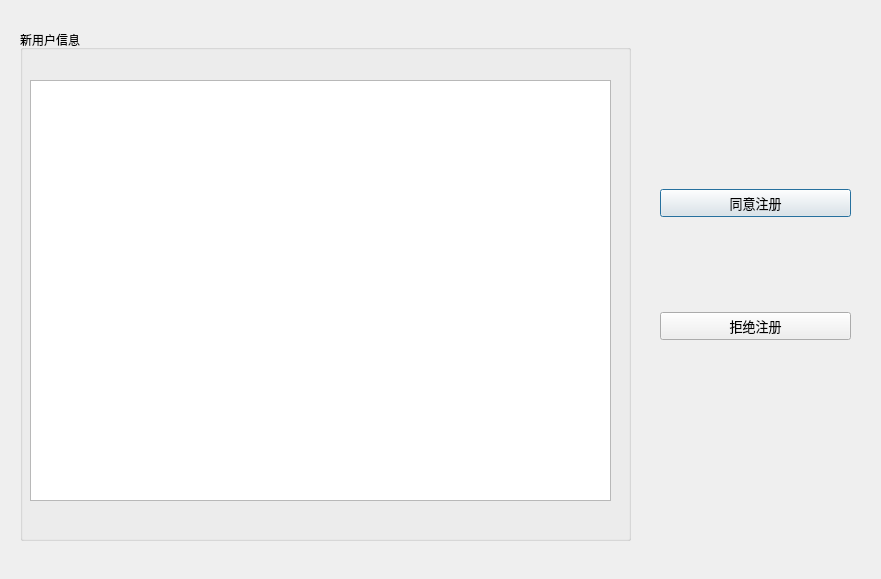
<?xml version="1.0" encoding="UTF-8"?>
<ui version="4.0">
 <class>newUserAppr</class>
 <widget class="QDialog" name="newUserAppr">
  <property name="geometry">
   <rect>
    <x>0</x>
    <y>0</y>
    <width>881</width>
    <height>579</height>
   </rect>
  </property>
  <property name="windowTitle">
   <string>Dialog</string>
  </property>
  <widget class="QGroupBox" name="groupBox">
   <property name="geometry">
    <rect>
     <x>20</x>
     <y>30</y>
     <width>611</width>
     <height>511</height>
    </rect>
   </property>
   <property name="title">
    <string>新用户信息</string>
   </property>
   <widget class="QTableWidget" name="newMemInfo">
    <property name="geometry">
     <rect>
      <x>10</x>
      <y>50</y>
      <width>581</width>
      <height>421</height>
     </rect>
    </property>
   </widget>
  </widget>
  <widget class="QWidget" name="verticalLayoutWidget">
   <property name="geometry">
    <rect>
     <x>660</x>
     <y>100</y>
     <width>191</width>
     <height>331</height>
    </rect>
   </property>
   <layout class="QVBoxLayout" name="verticalLayout">
    <item>
     <widget class="QPushButton" name="agree">
      <property name="font">
       <font>
        <pointsize>10</pointsize>
       </font>
      </property>
      <property name="text">
       <string>同意注册</string>
      </property>
      <property name="iconSize">
       <size>
        <width>20</width>
        <height>20</height>
       </size>
      </property>
     </widget>
    </item>
    <item>
     <widget class="QPushButton" name="reject">
      <property name="font">
       <font>
        <pointsize>10</pointsize>
       </font>
      </property>
      <property name="text">
       <string>拒绝注册</string>
      </property>
     </widget>
    </item>
   </layout>
  </widget>
 </widget>
 <resources/>
 <connections/>
</ui>
